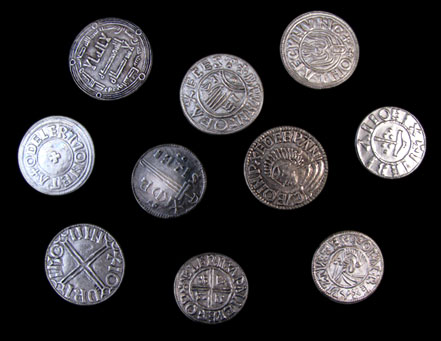
#> input picture coins1.png, 441 x 341 px
$ python CoinCounter.py
#> lines starting #> are read from the running program, lines starting #| are printed output that depends on the picture; after the words box and inside, x2 and y2 are one past the last pixel; in counts of white or black regions, pixels touching at a corner belong together
#> further down, colour is the input picture: shape (341, 441, 3); mean B, G, R 45.1, 43, 44.5

import cv2
import numpy as np
from scipy import ndimage as ndi

def negative_to_zero(img: np.array) -> np.array:
    img = img.copy()
    img[img < 0] = 0
    return img

def convolve(image, kernel) -> np.array:
    k = kernel.shape[0]

    img = np.zeros([image.shape[0], image.shape[1]])
    size = np.array([image.shape[0]-(kernel.shape[0]-1), image.shape[1]-(kernel.shape[0]-1)])
#> size = [339, 439]

    if abs(np.sum(kernel)) == 0:
        div = 1
    else:
        div = 1/abs(np.sum(kernel))

    for y in range(0, size[0]):
        for x in range(0, size[1]):
            mat = image[y:y+k, x:x+k]
            img[y, x] = np.sum(np.multiply(mat, kernel))*div
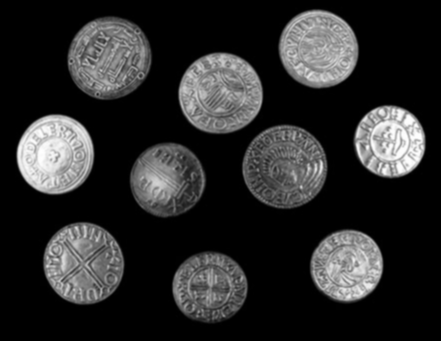
#> img: shape (341, 441) float64; min 0, max 254.5, mean 43.7

    return img

def sobel(image, threshold):

    deltax = np.array([
        [-1, 0, 1],
        [-2, 0, 2],
        [-1, 0, 1]
    ])

    deltay = np.array([
        [-1, -2, -1],
        [0, 0, 0],
        [1, 2, 1]
    ])

    Gaussian = np.array([
        [1, 2, 1],
        [2, 4, 2],
        [1, 2, 1]
    ])

    image = convolve(image, Gaussian)

    newx = convolve(image, deltax)
#> after the loop in convolve (call 2), `for y in range(0, size[0]):`:
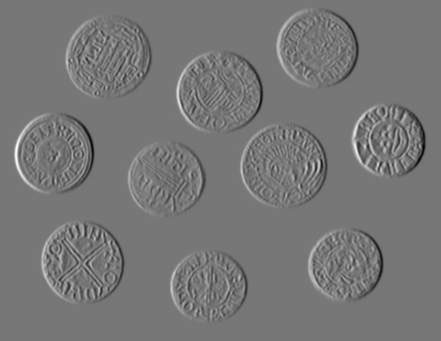
#> img: shape (341, 441) float64; min -609.6, max 693.7, mean 0; drawn with min black and max white
    newy = convolve(image, deltay)
#> after the loop in convolve (call 3), `for y in range(0, size[0]):`:
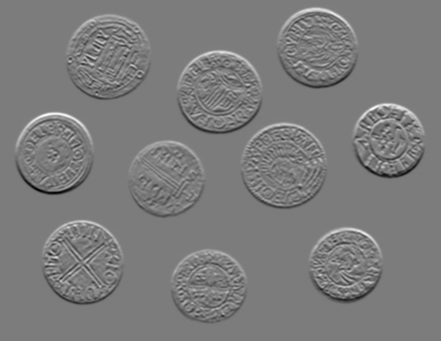
#> img: shape (341, 441) float64; min -540.2, max 565.6, mean 0; drawn with min black and max white

    gradMag = np.sqrt(np.square(newx) + np.square(newy))
    #gradMag *= 255.0 / gradMag.max()
    for y in range (0, gradMag.shape[0]):
        for x in range (0, gradMag.shape[1]):
            if gradMag[y, x] < threshold:
                gradMag[y, x] = 0
            else:
                gradMag[y, x] = 255
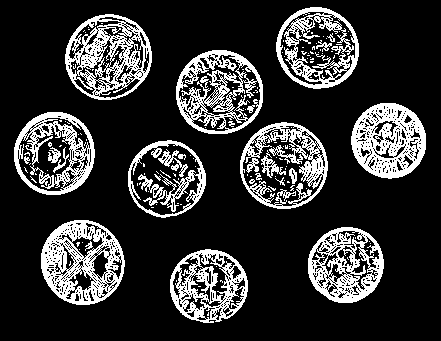
#> gradMag: shape (341, 441) float64; 20.4% white; 151 white regions (125 under 20 px), largest, box (x1, y1, x2, y2) and area: (41, 220, 125, 305) 3677, (65, 14, 152, 100) 3462, (351, 103, 426, 179) 3431

    #gradAngle = (np.arctan(np.divide(newy, newx, where=newx!=0)) * 180) / np.pi
    #gradAngle = cv2.phase(newx, newy, angleInDegrees = True)
    gradAngle = np.arctan2(newy, newx, where=newx!=0) * (180 / np.pi) %180
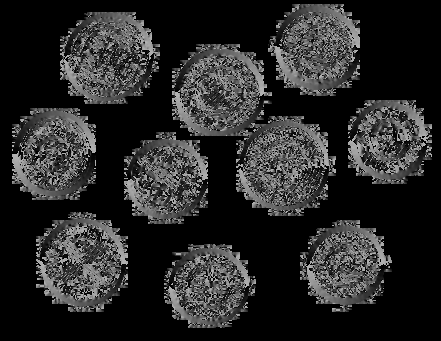
#> gradAngle: shape (341, 441) float64; min 0, max 180, mean 40.4
    # [6 lines of commented-out code are left out]

    cv2.imwrite("Horizontal Edge.jpg", newx)
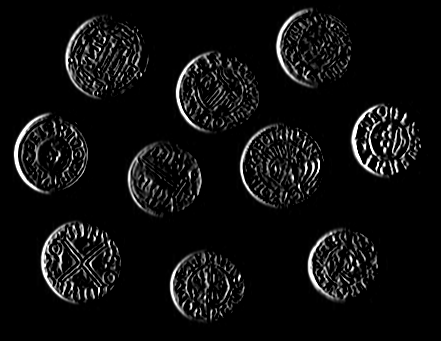
#> saved as Horizontal Edge.jpg: shape (341, 441); min 0, max 255, mean 14.5
    cv2.imwrite("Vertical Edge.jpg", newy)
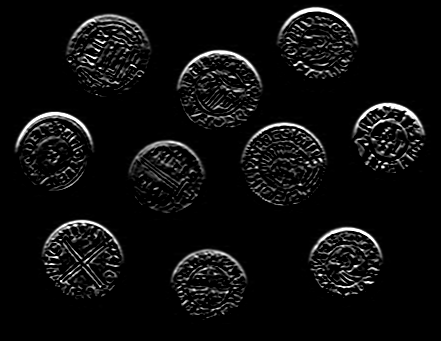
#> saved as Vertical Edge.jpg: shape (341, 441); min 0, max 255, mean 13.6
    cv2.imwrite("Gradient Magnitude.jpg", gradMag)
    cv2.imwrite("Gradient Angle.jpg", gradAngle)

    return gradMag, gradAngle

def hough(col_image, gradMag, threshold, region, radius):
#> called with threshold = 33, region = 15
    height, width = gradMag.shape
#> height = 341; width = 441

    [R_max, R_min] = radius

    R = R_max - R_min

    houghSpace = np.zeros((R_max, height + 2*R_max, width + 2*R_max))
    h = np.zeros((R_max, height + 2*R_max, width + 2*R_max))

    theta = np.arange(0, 360) * np.pi / 180
    edges = np.argwhere(gradMag[:,:])
#> edges = 30616 pairs, first value 7 to 322, second value 14 to 425

    for val in range(R):
        print(val+1, "/", R)
        r = R_min + val
        bprint = np.zeros((2*(r + 1), 2*(r + 1)))
        (h, w) = (r+1, r+1)
        for angle in theta:
            x  = int(np.round(r*np.cos(angle)))
            y  = int(np.round(r*np.sin(angle)))
            bprint[h+x, w+y] = 1
        const = np.argwhere(bprint).shape[0]
        for x, y in edges:
            X = [x-h+R_max,x+h+R_max]                                           #Computing the extreme X values
            Y= [y-w+R_max,y+w+R_max]                                           #Computing the extreme Y values
            houghSpace[r,X[0]:X[1],Y[0]:Y[1]] += bprint
        houghSpace[r][houghSpace[r]<threshold*const/r] = 0

    for r,x,y in np.argwhere(houghSpace):
        temp = houghSpace[r-region:r+region,x-region:x+region,y-region:y+region]
        try:
            p,a,b = np.unravel_index(np.argmax(temp),temp.shape)
        except:
            continue
        h[r+(p-region),x+(a-region),y+(b-region)] = 1

    houghSpace = h[:,R_max:-R_max,R_max:-R_max]

    circleCoordinates = np.argwhere(houghSpace)                                          #Extracting the circle information
    for r,x,y in circleCoordinates:
        cv2.circle(col_image, (int(y), int(x)), int(r), (255, 0, 0), thickness = 3)
        cv2.circle(col_image, (int(y), int(x)), 1, (0, 0, 255), thickness = 2)

    return col_image

def displayCircles(colour, A):
    circleCoordinates = np.argwhere(A)                                          #Extracting the circle information
    circle = []
    for r,x,y in circleCoordinates:
        cv2.circle(colour, (int(y), int(x)), int(r), (0,255,0), thickness = 3)
        cv2.circle(colour, (int(y), int(x)), 1, (0, 255, 0), thickness = 2)

imagename = "coins1"
colour = cv2.imread(imagename+".png", cv2.IMREAD_UNCHANGED)
image = cv2.cvtColor(colour, cv2.COLOR_BGR2GRAY)

threshold = 90
gradMag, gradAngle = sobel(image, threshold)

c1Config = (colour, gradMag, 33, 15, [50, 3])
c2Config = (colour, gradMag, 45, 15, [100, 3])
c3Config = (colour, gradMag, 30, 90, [60, 3])

#> (the run stopped early here; a loop or call above may not have finished)
